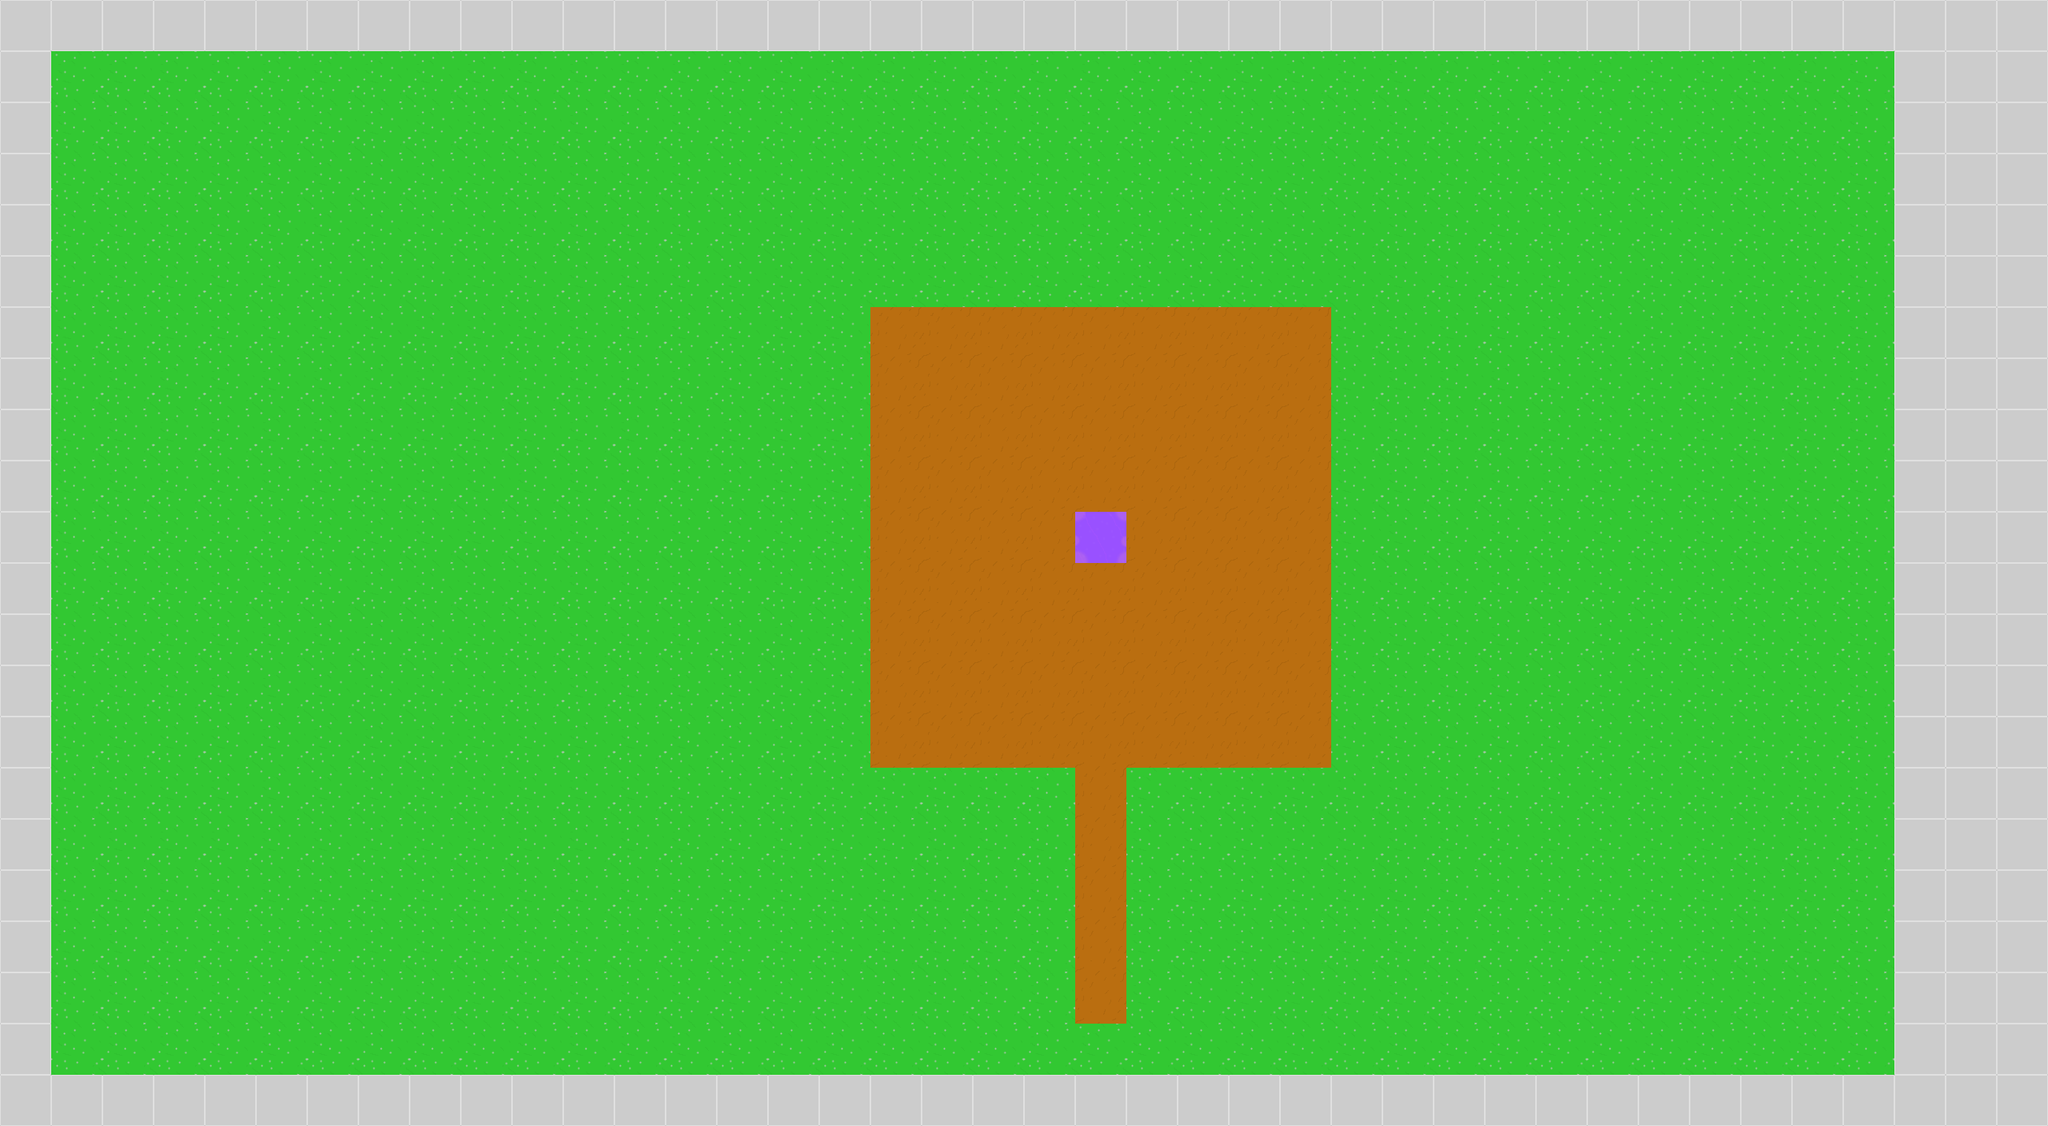

This is a level from a 2D game, rendered from its Tiled map with the project's own tilesets. A one-line summary and the complete map file follow:
An orthogonal 40x22 tile map with 64x64 px tiles, 3 tile layers (Ground, Slime, Wall) and 1 object.

<map version="1.0" tiledversion="1.1.6" orientation="orthogonal" renderorder="right-down" width="40" height="22" tilewidth="64" tileheight="64" infinite="0" nextobjectid="6">
 <properties>
  <property name="Blocks" value="0" />
  <property name="Bombs" value="2" />
  <property name="Dynamites" value="0" />
 </properties>
 <tileset firstgid="1" source="../Tilesets/tilesheet.tsx" />
 <layer name="Ground" width="40" height="22">
  <properties>
   <property name="Type" value="Ground" />
  </properties>
  <data encoding="csv">
1,1,1,1,1,1,1,1,1,1,1,1,1,1,1,1,1,1,1,1,1,1,1,1,1,1,1,1,1,1,1,1,1,1,1,1,1,1,1,1,
1,1,1,1,1,1,1,1,1,1,1,1,1,1,1,1,1,1,1,1,1,1,1,1,1,1,1,1,1,1,1,1,1,1,1,1,1,1,1,1,
1,1,1,1,1,1,1,1,1,1,1,1,1,1,1,1,1,1,1,1,1,1,1,1,1,1,1,1,1,1,1,1,1,1,1,1,1,1,1,1,
1,1,1,1,1,1,1,1,1,1,1,1,1,1,1,1,1,1,1,1,1,1,1,1,1,1,1,1,1,1,1,1,1,1,1,1,1,1,1,1,
1,1,1,1,1,1,1,1,1,1,1,1,1,1,1,1,1,1,1,1,1,1,1,1,1,1,1,1,1,1,1,1,1,1,1,1,1,1,1,1,
1,1,1,1,1,1,1,1,1,1,1,1,1,1,1,1,1,1,1,1,1,1,1,1,1,1,1,1,1,1,1,1,1,1,1,1,1,1,1,1,
1,1,1,1,1,1,1,1,1,1,1,1,1,1,1,1,1,2,2,2,2,2,2,2,2,2,1,1,1,1,1,1,1,1,1,1,1,1,1,1,
1,1,1,1,1,1,1,1,1,1,1,1,1,1,1,1,1,2,2,2,2,2,2,2,2,2,1,1,1,1,1,1,1,1,1,1,1,1,1,1,
1,1,1,1,1,1,1,1,1,1,1,1,1,1,1,1,1,2,2,2,2,2,2,2,2,2,1,1,1,1,1,1,1,1,1,1,1,1,1,1,
1,1,1,1,1,1,1,1,1,1,1,1,1,1,1,1,1,2,2,2,2,2,2,2,2,2,1,1,1,1,1,1,1,1,1,1,1,1,1,1,
1,1,1,1,1,1,1,1,1,1,1,1,1,1,1,1,1,2,2,2,2,2,2,2,2,2,1,1,1,1,1,1,1,1,1,1,1,1,1,1,
1,1,1,1,1,1,1,1,1,1,1,1,1,1,1,1,1,2,2,2,2,2,2,2,2,2,1,1,1,1,1,1,1,1,1,1,1,1,1,1,
1,1,1,1,1,1,1,1,1,1,1,1,1,1,1,1,1,2,2,2,2,2,2,2,2,2,1,1,1,1,1,1,1,1,1,1,1,1,1,1,
1,1,1,1,1,1,1,1,1,1,1,1,1,1,1,1,1,2,2,2,2,2,2,2,2,2,1,1,1,1,1,1,1,1,1,1,1,1,1,1,
1,1,1,1,1,1,1,1,1,1,1,1,1,1,1,1,1,2,2,2,2,2,2,2,2,2,1,1,1,1,1,1,1,1,1,1,1,1,1,1,
1,1,1,1,1,1,1,1,1,1,1,1,1,1,1,1,1,1,1,1,1,2,1,1,1,1,1,1,1,1,1,1,1,1,1,1,1,1,1,1,
1,1,1,1,1,1,1,1,1,1,1,1,1,1,1,1,1,1,1,1,1,2,1,1,1,1,1,1,1,1,1,1,1,1,1,1,1,1,1,1,
1,1,1,1,1,1,1,1,1,1,1,1,1,1,1,1,1,1,1,1,1,2,1,1,1,1,1,1,1,1,1,1,1,1,1,1,1,1,1,1,
1,1,1,1,1,1,1,1,1,1,1,1,1,1,1,1,1,1,1,1,1,2,1,1,1,1,1,1,1,1,1,1,1,1,1,1,1,1,1,1,
1,1,1,1,1,1,1,1,1,1,1,1,1,1,1,1,1,1,1,1,1,2,1,1,1,1,1,1,1,1,1,1,1,1,1,1,1,1,1,1,
1,1,1,1,1,1,1,1,1,1,1,1,1,1,1,1,1,1,1,1,1,1,1,1,1,1,1,1,1,1,1,1,1,1,1,1,1,1,1,1,
1,1,1,1,1,1,1,1,1,1,1,1,1,1,1,1,1,1,1,1,1,1,1,1,1,1,1,1,1,1,1,1,1,1,1,1,1,1,1,1
</data>
 </layer>
 <layer name="Slime" width="40" height="22">
  <properties>
   <property name="Type" value="Slime" />
  </properties>
  <data encoding="csv">
0,0,0,0,0,0,0,0,0,0,0,0,0,0,0,0,0,0,0,0,0,0,0,0,0,0,0,0,0,0,0,0,0,0,0,0,0,0,0,0,
0,0,0,0,0,0,0,0,0,0,0,0,0,0,0,0,0,0,0,0,0,0,0,0,0,0,0,0,0,0,0,0,0,0,0,0,0,0,0,0,
0,0,0,0,0,0,0,0,0,0,0,0,0,0,0,0,0,0,0,0,0,0,0,0,0,0,0,0,0,0,0,0,0,0,0,0,0,0,0,0,
0,0,0,0,0,0,0,0,0,0,0,0,0,0,0,0,0,0,0,0,0,0,0,0,0,0,0,0,0,0,0,0,0,0,0,0,0,0,0,0,
0,0,0,0,0,0,0,0,0,0,0,0,0,0,0,0,0,0,0,0,0,0,0,0,0,0,0,0,0,0,0,0,0,0,0,0,0,0,0,0,
0,0,0,0,0,0,0,0,0,0,0,0,0,0,0,0,0,0,0,0,0,0,0,0,0,0,0,0,0,0,0,0,0,0,0,0,0,0,0,0,
0,0,0,0,0,0,0,0,0,0,0,0,0,0,0,0,0,0,0,0,0,0,0,0,0,0,0,0,0,0,0,0,0,0,0,0,0,0,0,0,
0,0,0,0,0,0,0,0,0,0,0,0,0,0,0,0,0,0,0,0,0,0,0,0,0,0,0,0,0,0,0,0,0,0,0,0,0,0,0,0,
0,0,0,0,0,0,0,0,0,0,0,0,0,0,0,0,0,0,0,0,0,0,0,0,0,0,0,0,0,0,0,0,0,0,0,0,0,0,0,0,
0,0,0,0,0,0,0,0,0,0,0,0,0,0,0,0,0,0,0,0,0,0,0,0,0,0,0,0,0,0,0,0,0,0,0,0,0,0,0,0,
0,0,0,0,0,0,0,0,0,0,0,0,0,0,0,0,0,0,0,0,0,57,0,0,0,0,0,0,0,0,0,0,0,0,0,0,0,0,0,0,
0,0,0,0,0,0,0,0,0,0,0,0,0,0,0,0,0,0,0,0,0,0,0,0,0,0,0,0,0,0,0,0,0,0,0,0,0,0,0,0,
0,0,0,0,0,0,0,0,0,0,0,0,0,0,0,0,0,0,0,0,0,0,0,0,0,0,0,0,0,0,0,0,0,0,0,0,0,0,0,0,
0,0,0,0,0,0,0,0,0,0,0,0,0,0,0,0,0,0,0,0,0,0,0,0,0,0,0,0,0,0,0,0,0,0,0,0,0,0,0,0,
0,0,0,0,0,0,0,0,0,0,0,0,0,0,0,0,0,0,0,0,0,0,0,0,0,0,0,0,0,0,0,0,0,0,0,0,0,0,0,0,
0,0,0,0,0,0,0,0,0,0,0,0,0,0,0,0,0,0,0,0,0,0,0,0,0,0,0,0,0,0,0,0,0,0,0,0,0,0,0,0,
0,0,0,0,0,0,0,0,0,0,0,0,0,0,0,0,0,0,0,0,0,0,0,0,0,0,0,0,0,0,0,0,0,0,0,0,0,0,0,0,
0,0,0,0,0,0,0,0,0,0,0,0,0,0,0,0,0,0,0,0,0,0,0,0,0,0,0,0,0,0,0,0,0,0,0,0,0,0,0,0,
0,0,0,0,0,0,0,0,0,0,0,0,0,0,0,0,0,0,0,0,0,0,0,0,0,0,0,0,0,0,0,0,0,0,0,0,0,0,0,0,
0,0,0,0,0,0,0,0,0,0,0,0,0,0,0,0,0,0,0,0,0,0,0,0,0,0,0,0,0,0,0,0,0,0,0,0,0,0,0,0,
0,0,0,0,0,0,0,0,0,0,0,0,0,0,0,0,0,0,0,0,0,0,0,0,0,0,0,0,0,0,0,0,0,0,0,0,0,0,0,0,
0,0,0,0,0,0,0,0,0,0,0,0,0,0,0,0,0,0,0,0,0,0,0,0,0,0,0,0,0,0,0,0,0,0,0,0,0,0,0,0
</data>
 </layer>
 <layer name="Wall" width="40" height="22">
  <properties>
   <property name="Type" value="Wall" />
  </properties>
  <data encoding="csv">
3,3,3,3,3,3,3,3,3,3,3,3,3,3,3,3,3,3,3,3,3,3,3,3,3,3,3,3,3,3,3,3,3,3,3,3,3,3,3,3,
3,0,0,0,0,0,0,0,0,0,0,0,0,0,0,0,0,0,0,0,0,0,0,0,0,0,0,0,0,0,0,0,0,0,0,0,0,3,3,3,
3,0,0,0,0,0,0,0,0,0,0,0,0,0,0,0,0,0,0,0,0,0,0,0,0,0,0,0,0,0,0,0,0,0,0,0,0,3,3,3,
3,0,0,0,0,0,0,0,0,0,0,0,0,0,0,0,0,0,0,0,0,0,0,0,0,0,0,0,0,0,0,0,0,0,0,0,0,3,3,3,
3,0,0,0,0,0,0,0,0,0,0,0,0,0,0,0,0,0,0,0,0,0,0,0,0,0,0,0,0,0,0,0,0,0,0,0,0,3,3,3,
3,0,0,0,0,0,0,0,0,0,0,0,0,0,0,0,0,0,0,0,0,0,0,0,0,0,0,0,0,0,0,0,0,0,0,0,0,3,3,3,
3,0,0,0,0,0,0,0,0,0,0,0,0,0,0,0,0,0,0,0,0,0,0,0,0,0,0,0,0,0,0,0,0,0,0,0,0,3,3,3,
3,0,0,0,0,0,0,0,0,0,0,0,0,0,0,0,0,0,0,0,0,0,0,0,0,0,0,0,0,0,0,0,0,0,0,0,0,3,3,3,
3,0,0,0,0,0,0,0,0,0,0,0,0,0,0,0,0,0,0,0,0,0,0,0,0,0,0,0,0,0,0,0,0,0,0,0,0,3,3,3,
3,0,0,0,0,0,0,0,0,0,0,0,0,0,0,0,0,0,0,0,0,0,0,0,0,0,0,0,0,0,0,0,0,0,0,0,0,3,3,3,
3,0,0,0,0,0,0,0,0,0,0,0,0,0,0,0,0,0,0,0,0,0,0,0,0,0,0,0,0,0,0,0,0,0,0,0,0,3,3,3,
3,0,0,0,0,0,0,0,0,0,0,0,0,0,0,0,0,0,0,0,0,0,0,0,0,0,0,0,0,0,0,0,0,0,0,0,0,3,3,3,
3,0,0,0,0,0,0,0,0,0,0,0,0,0,0,0,0,0,0,0,0,0,0,0,0,0,0,0,0,0,0,0,0,0,0,0,0,3,3,3,
3,0,0,0,0,0,0,0,0,0,0,0,0,0,0,0,0,0,0,0,0,0,0,0,0,0,0,0,0,0,0,0,0,0,0,0,0,3,3,3,
3,0,0,0,0,0,0,0,0,0,0,0,0,0,0,0,0,0,0,0,0,0,0,0,0,0,0,0,0,0,0,0,0,0,0,0,0,3,3,3,
3,0,0,0,0,0,0,0,0,0,0,0,0,0,0,0,0,0,0,0,0,0,0,0,0,0,0,0,0,0,0,0,0,0,0,0,0,3,3,3,
3,0,0,0,0,0,0,0,0,0,0,0,0,0,0,0,0,0,0,0,0,0,0,0,0,0,0,0,0,0,0,0,0,0,0,0,0,3,3,3,
3,0,0,0,0,0,0,0,0,0,0,0,0,0,0,0,0,0,0,0,0,0,0,0,0,0,0,0,0,0,0,0,0,0,0,0,0,3,3,3,
3,0,0,0,0,0,0,0,0,0,0,0,0,0,0,0,0,0,0,0,0,0,0,0,0,0,0,0,0,0,0,0,0,0,0,0,0,3,3,3,
3,0,0,0,0,0,0,0,0,0,0,0,0,0,0,0,0,0,0,0,0,0,0,0,0,0,0,0,0,0,0,0,0,0,0,0,0,3,3,3,
3,0,0,0,0,0,0,0,0,0,0,0,0,0,0,0,0,0,0,0,0,0,0,0,0,0,0,0,0,0,0,0,0,0,0,0,0,3,3,3,
3,3,3,3,3,3,3,3,3,3,3,3,3,3,3,3,3,3,3,3,3,3,3,3,3,3,3,3,3,3,3,3,3,3,3,3,3,3,3,3
</data>
 </layer>
 <objectgroup name="Player">
  <properties>
   <property name="Type" value="Player" />
  </properties>
  <object id="3" gid="9" x="1344" y="1280" width="64" height="64" />
 </objectgroup>
</map>
